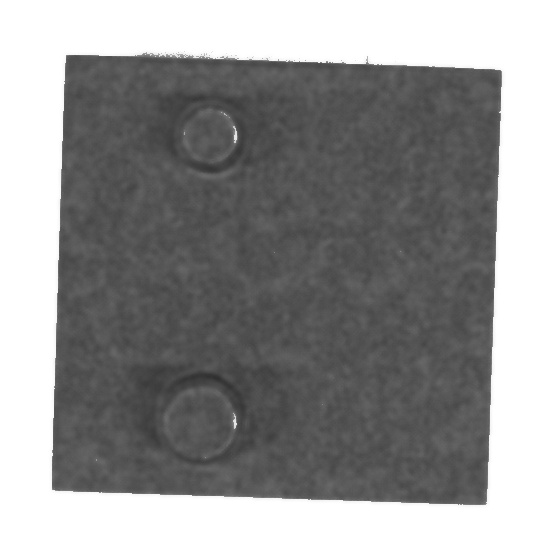
#> input picture dataset/test_images/enhance_gray0_0_0.jpg, 549 x 547 px
$ python GrayMeasuringTools.py
#> lines starting #> are read from the running program, lines starting #| are printed output that depends on the picture; after the words box and inside, x2 and y2 are one past the last pixel; in counts of white or black regions, pixels touching at a corner belong together
# Function: This script is used to measure the grayscale value of a specific range
# in an image and real-time show the mask and result of the grayscale range
# Author: Shen Guang-hui
# Create date: 2024-08-15
# Version: 1.0
# Environment: Windows 11, Python 3.10.0
import os
import sys
current_dir = os.path.dirname(os.path.abspath(__file__))
workspace = os.path.dirname(current_dir)
sys.path.append(workspace)
import cv2
import numpy as np

path = f'{workspace}/dataset/test_images/enhance_gray0_0_0.jpg'  # 图像的位置，使用时仅需修改这一属性

# 滑动条的回调函数，获取滑动条位置处的值
def empty(a):
    gray_min = cv2.getTrackbarPos("Gray Min", "TrackBars")
    gray_max = cv2.getTrackbarPos("Gray Max", "TrackBars")
    print(gray_min, gray_max)
    return gray_min, gray_max

# 创建一个窗口，放置2个滑动条
cv2.namedWindow("TrackBars")
cv2.resizeWindow("TrackBars", 640, 100)
cv2.createTrackbar("Gray Min", "TrackBars", 0, 255, empty)
#> slider 'Gray Min' is set to 51
cv2.createTrackbar("Gray Max", "TrackBars", 255, 255, empty)

while True:
    img = cv2.imread(path)
#> img is the input picture: shape (547, 549, 3); min 47, max 255, mean 146.1
    if img is None:
        print(f"无法读取图像文件：{path}")
        break

    # 将图像转换为灰度图像
    gray_img = cv2.cvtColor(img, cv2.COLOR_BGR2GRAY)

    # 调用回调函数，获取滑动条的值
    gray_min, gray_max = empty(0)
    lower = np.array([gray_min])
    upper = np.array([gray_max])

    # 获得指定灰度范围内的掩码
    mask = cv2.inRange(gray_img, lower, upper)
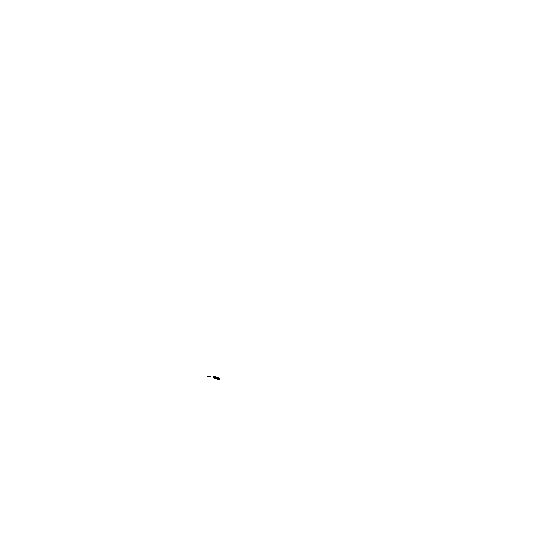
#> mask: shape (547, 549); 100% white; black in thin lines or dots, all inside (x1, y1, x2, y2) = (207, 376, 220, 380)

    # 对原图图像进行按位与的操作，掩码区域保留
    imgResult = cv2.bitwise_and(img, img, mask=mask)

    # [4 lines of commented-out code are left out]
    cv2.imshow("Mask", mask)
    cv2.imshow("Result", imgResult)

    if cv2.waitKey(1) & 0xFF == ord('q'):
#> (key q is pressed here)
        break

cv2.destroyAllWindows()
